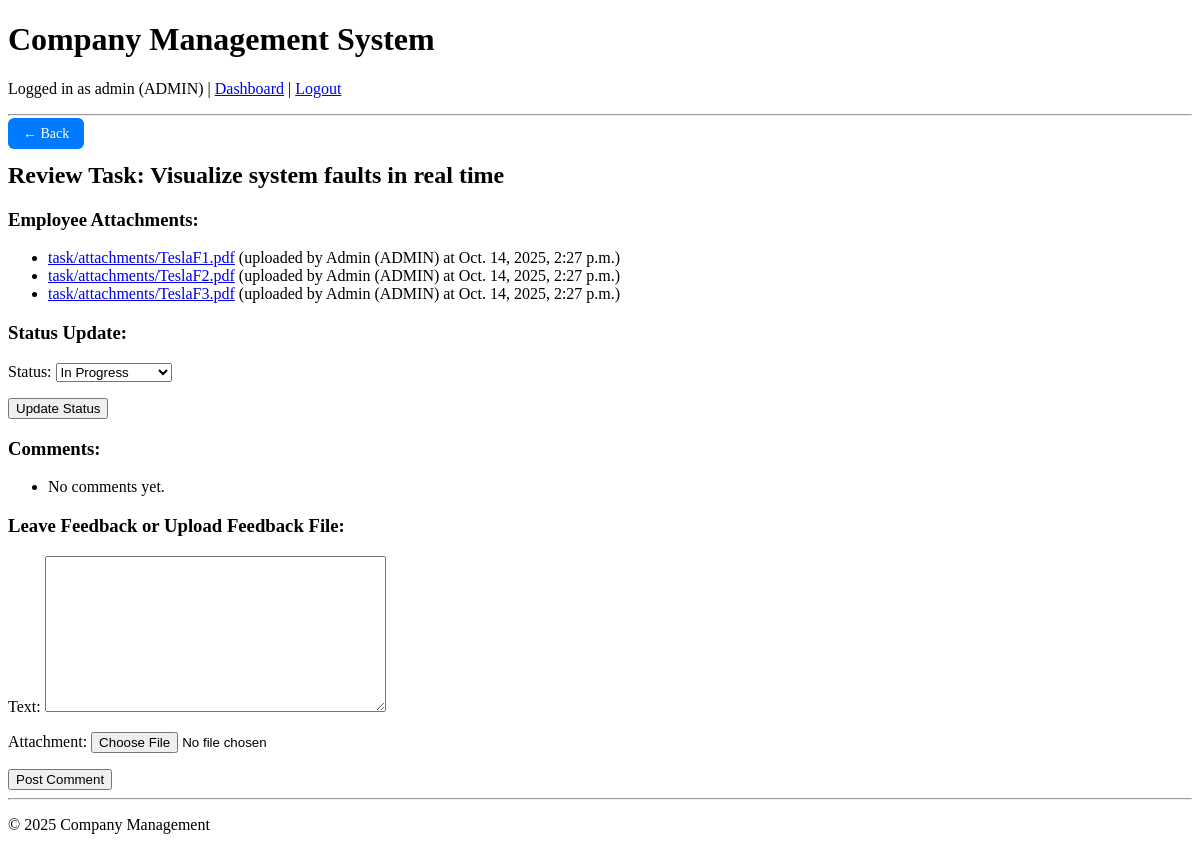
Before: /tasks/review/83/ (signed in) with the older database file.
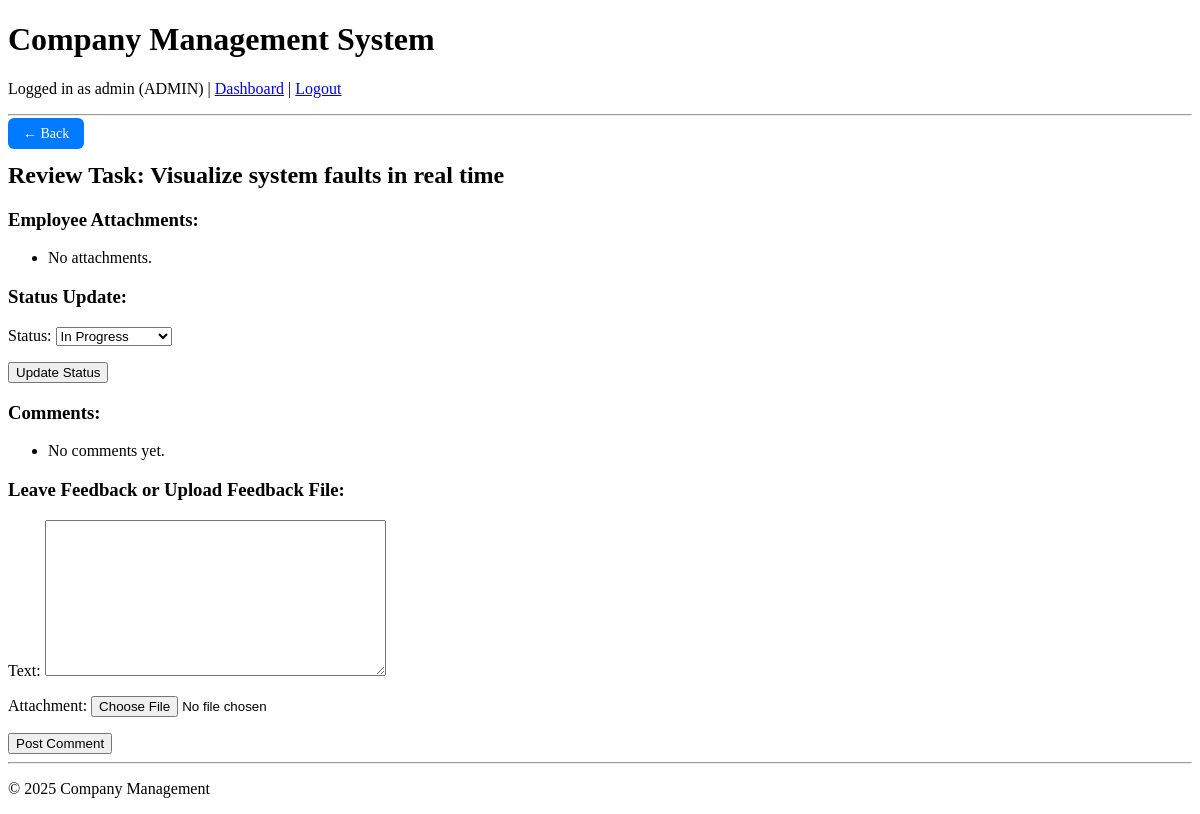
After: the same page with the newer database file.
### tasks/models.py (models this page shows, shortened)
class TaskAttachment(models.Model):
    task = models.ForeignKey('Task', on_delete=models.CASCADE, related_name="attachments")
    file = models.FileField(upload_to="task/attachments/")
    uploaded_at = models.DateTimeField(auto_now_add=True)
    uploaded_by = models.ForeignKey(
        settings.AUTH_USER_MODEL, on_delete=models.SET_NULL, null=True, blank=True
    )
    Output=models.BooleanField(default=False)

### users/models.py (models this page shows, shortened)
class CustomUser(AbstractUser):
    ROLE_ADMIN = 'ADMIN'
    ROLE_MANAGER = 'MANAGER'
    ROLE_EMPLOYEE = 'EMPLOYEE'
    ROLE_CUSTOMER = 'CUSTOMER'
    ROLE_CHOICES = (
        (ROLE_ADMIN, 'Admin/HR'),
        (ROLE_MANAGER, 'Manager'),
        (ROLE_EMPLOYEE, 'Employee'),
        (ROLE_CUSTOMER,'Customer')
    )
    name=models.CharField(max_length=500,null=False)
    role = models.CharField(max_length=20, choices=ROLE_CHOICES, default=ROLE_EMPLOYEE)
    phone = models.CharField(max_length=15, blank=True, null=True)
    groups = models.ManyToManyField(
        'auth.Group',
        related_name='customuser_set',  # different from auth.User.user_set
        blank=True,
        help_text='The groups this user belongs to.'
    )
    user_permissions = models.ManyToManyField(
        'auth.Permission',
        related_name='customuser_set',  # different from auth.Permission.user_set
        blank=True,
        help_text='Specific permissions for this user.'
    )
    def __str__(self):
        return f"{self.name} ({self.role})"

### tasks/views.py (the view)
# urls.py: path('review/<int:task_id>/', views.task_review, name='task_review'),
@login_required
@is_admin_or_manager
def task_review(request, task_id):
    task = get_object_or_404(Task, id=task_id)
    attachments = task.attachments.all()
    comments = task.comments.order_by('-created_at')
    if request.method == 'POST':
        status_form = TaskStatusForm(request.POST, instance=task)
        comment_form = TaskCommentForm(request.POST, request.FILES)
        status_updated = False
        comment_posted = False
        if status_form.is_valid():
            status_form.save()
            status_updated = True
        if comment_form.is_valid() and comment_form.cleaned_data['text']:
            comment = comment_form.save(commit=False)
            comment.task = task
            comment.author = request.user
            comment.save()
            comment_posted = True
        if status_updated or comment_posted:
            return redirect('task_review', task_id=task.id)
    else:
        status_form = TaskStatusForm(instance=task)
        comment_form = TaskCommentForm()
    return render(request, 'tasks/task_review.html', {
        'task': task,
        'attachments': attachments,
        'comments': comments,
        'status_form': status_form,
        'comment_form': comment_form,
    })

### tasks/forms.py
class TaskStatusForm(forms.ModelForm):
    class Meta:
        model = Task
        fields = ['status']

class TaskCommentForm(forms.ModelForm):
    class Meta:
        model = TaskComment
        fields = ['text', 'attachment']

### tasks/templates/tasks/task_review.html (shortened to what this page needs)
{% extends 'base.html' %}
{% block content %}
<a href="javascript:history.back()"
    style="background-color: #007bff; color: white; padding: 8px 15px;
            text-decoration: none; border-radius: 6px; font-size: 14px;">
    ← Back
</a>
<h2>Review Task: {{ task.title }}</h2>
<h3>Employee Attachments:</h3>
<ul>
    {% for attachment in attachments %}
        <li>
            <a href="{{ attachment.file.url }}">{{ attachment.file.name }}</a>
            (uploaded by {{ attachment.uploaded_by }} at {{ attachment.uploaded_at }})
        </li>
    {% empty %}
        <li>No attachments.</li>
    {% endfor %}
</ul>
<h3>Status Update:</h3>
<form method="post">
    {{ status_form.as_p }}
    <button type="submit">Update Status</button>
</form>
<h3>Comments:</h3>
<ul>
    {% for comment in comments %}
        <li>
            <strong>{{ comment.author }}:</strong> {{ comment.text }} <br>
            {% if comment.attachment %}
                <a href="{{ comment.attachment.url }}">Download feedback file</a>
            {% endif %}
            <em>Posted at {{ comment.created_at }}</em>
        </li>
    {% empty %}
        <li>No comments yet.</li>
    {% endfor %}
</ul>
<h3>Leave Feedback or Upload Feedback File:</h3>
<form method="post" enctype="multipart/form-data">
    {{ comment_form.as_p }}
    <button type="submit">Post Comment</button>
</form>
{% endblock %}

Changed rows visible on the page:
removed TaskAttachment: file.name "task/attachments/TeslaF1.pdf", uploaded_by "Admin (ADMIN)", uploaded_at "Oct. 14, 2025, 2:27 p.m."
removed TaskAttachment: file.name "task/attachments/TeslaF2.pdf", uploaded_by "Admin (ADMIN)", uploaded_at "Oct. 14, 2025, 2:27 p.m."
removed TaskAttachment: file.name "task/attachments/TeslaF3.pdf", uploaded_by "Admin (ADMIN)", uploaded_at "Oct. 14, 2025, 2:27 p.m."
Other visible differences:
text now shown: "No attachments."
